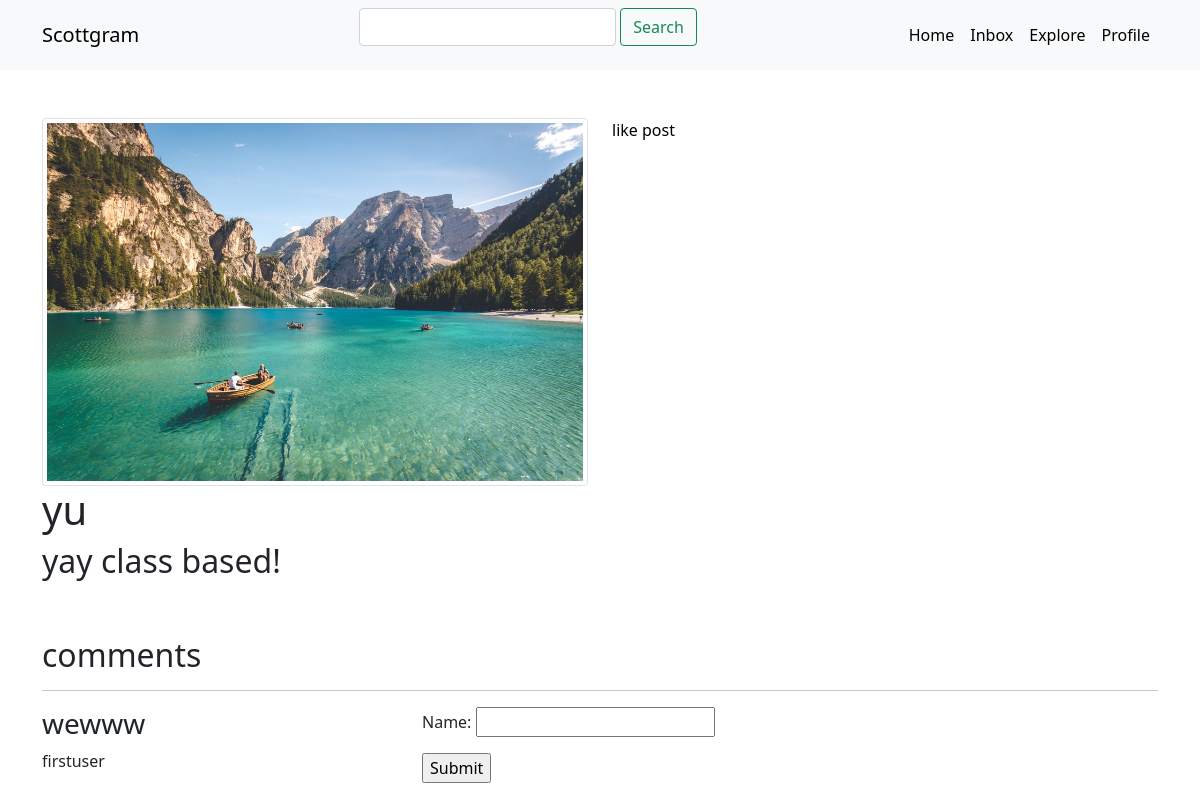
Screenshot of /detail_post/21 (signed in) with the database file from the repository.
### feed/models.py (models this page shows, shortened)
class Post(models.Model):
    author = models.ForeignKey(User, on_delete=models.CASCADE)
    title = models.CharField(max_length=200)
    description = models.CharField(max_length=200)
    created = models.DateTimeField(auto_now_add=True)
    published_date = models.DateTimeField(blank=True, null=True)
    likes = models.ManyToManyField(User, related_name='postlike')
    imagecontent = models.ImageField(null=True, blank=True, upload_to='content/')
    class Meta:
        ordering = ('-created',)

class Comments(models.Model):
    commentor = models.ForeignKey(User, on_delete=models.CASCADE)
    post = models.ForeignKey(Post, on_delete=models.CASCADE, related_name='comments')
    name = models.CharField(max_length=80)
    body = models.TextField()
    created_on = models.DateTimeField(auto_now_add=True)

### feed/views.py (the view, shortened to what this page needs)
# urls.py: path('detail_post/<str:pk>', DetailPostView.as_view(), name='detail_post'),
class DetailPostView(LoginRequiredMixin, View):
    login_url = 'login'
    def get(self,request,pk):
        posts = Post.objects.get(pk=pk)
        posts_likes = posts.likes.all()
        posts_me_liked = posts.likes.filter(id=request.user.id)
        comments = Comments.objects.filter(post=posts)
        form = CommentForm()
        return render(request, 'feed/detailpost.html', {'posts':posts,'comments':comments,'form':form,'posts_likes':posts_likes,'posts_me_liked':posts_me_liked})

### feed/forms.py
class CommentForm(forms.ModelForm):
    class Meta:
        model = Comments
        fields = ('name',)

### templates/feed/detailpost.html (shortened to what this page needs)
{% extends 'base.html' %}
{% block content %}
{% include "navbar.html" %}
<div class="container">
    <div class="row my-5">
        <div class="col-6">
                <img class="img-thumbnail" src="{{posts.imagecontent.url}}">
             <h1>{{posts.title}}</h1>
           <h2>{{posts.description}}</h2>
        </div>
        <div class="col-6">
        {% if posts_me_liked.exists %}
        <a href="{% url 'like_post' posts.pk %}"> unlike post</a>
        {% else %}
        <a href="{% url 'like_post' posts.pk %}"> like post </a>
        {% endif %}
        </div>
    </div>
<h2> comments </h2>
<hr>
    <div class="row">
        <div class="col-4">
            {% for comment in comments %}
            <h3>{{ comment.name }}</h3>
            <p>{{ comment.commentor }}</p>
            {% endfor %}
        </div>
        <div class="col-4">
            <form class="form-inline" method ="POST">
            {{form.as_p}}
            <input type="submit" name="create comment">
        </form>
    </div>
</div>
{% endblock %}

### rows the page displays
Post: imagecontent (picture), title "yu", description "yay class based!"
Comments: name "wewww", commentor "firstuser"
